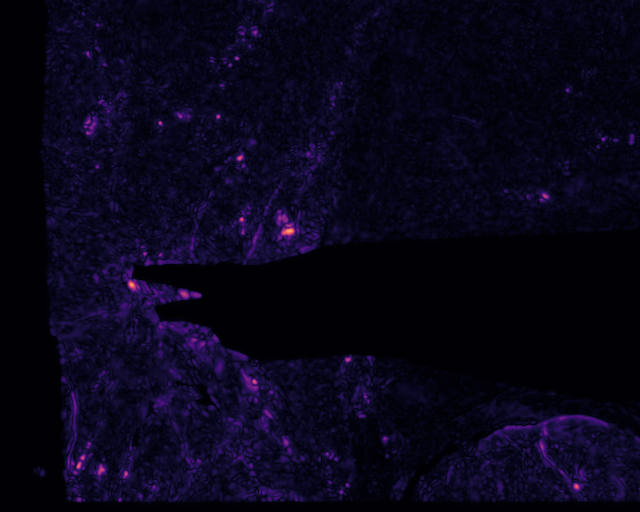
#> input picture flip.gt.pred.67ppd.ldr.png, 640 x 512 px
$ python depth_check.py --depth_path ../flip.gt.pred.67ppd.ldr.png
#> lines starting #> are read from the running program, lines starting #| are printed output that depends on the picture; after the words box and inside, x2 and y2 are one past the last pixel; in counts of white or black regions, pixels touching at a corner belong together
#
# depth_check.py
#
# Load a single depth image by path and plot its value distribution.
#
# Usage:
#   python depth_check.py --depth_path data/endonerf/cutting/depth/frame-000000.depth.png
#

import os
from argparse import ArgumentParser

import numpy as np
from PIL import Image

import matplotlib
matplotlib.use("Agg")  # headless-safe: no X display needed
import matplotlib.pyplot as plt


def load_depth(depth_path):
#> called with depth_path = '../flip.gt.pred.67ppd.ldr.png'
    depth = np.array(Image.open(depth_path))
#> depth is the input picture: shape (512, 640, 3); mean R, G, B 8.3, 5.4, 25.8
    if depth.ndim == 3:
        depth = depth[..., 0]
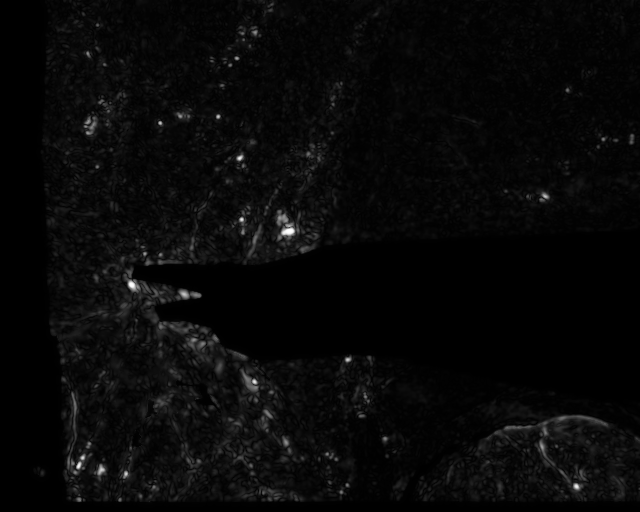
#> depth: shape (512, 640); min 0, max 254, mean 8.3
    return depth.astype(np.float32)


def gradient_stats(name, g):
    # summary stats on |gradient|, printed to help pick a huber_loss beta: beta should sit
    # somewhere between the "typical" magnitude (median/p90, real smooth-surface noise -- want
    # these squashed quadratically) and the "outlier" magnitude (p99/max, real discontinuities
    # like tissue folds or floater edges -- want these only penalized linearly, not exploded)
    ag = np.abs(g)
    print(f"|{name}|: min={ag.min():.4f} median={np.median(ag):.4f} mean={ag.mean():.4f} "
          f"p90={np.percentile(ag, 90):.4f} p99={np.percentile(ag, 99):.4f} max={ag.max():.4f}")


def main():
    parser = ArgumentParser(description="Plot the depth distribution of a single depth image")
    parser.add_argument("--depth_path", type=str, required=True, help="path to a depth image")
    parser.add_argument("--out_dir", type=str, default="test", help="output directory for the plot")
    parser.add_argument("--bins", type=int, default=100)
    parser.add_argument("--include_zero", action="store_true", help="include zero-depth (invalid) pixels")
    args = parser.parse_args()

    depth = load_depth(args.depth_path)
    valid = np.ones_like(depth, dtype=bool) if args.include_zero else depth != 0
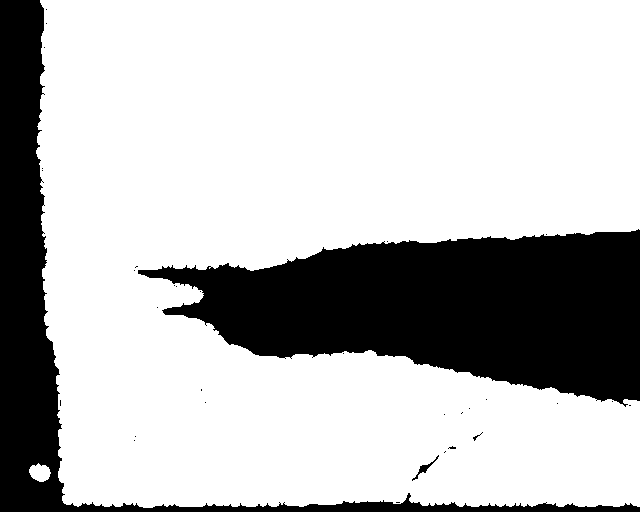
#> valid: shape (512, 640) bool; 74.6% white; 33 black regions (30 under 20 px), largest, box (x1, y1, x2, y2) and area: (138, 229, 640, 407) 54809, (0, 0, 640, 512) 28139, (412, 455, 439, 481) 108
    d = depth[valid]

    print(f"Depth image: {args.depth_path}")
    print(f"shape={depth.shape} dtype={depth.dtype}")
#| shape=(512, 640) dtype=float32
    print(f"valid pixels: {d.size}/{depth.size} ({100 * d.size / depth.size:.1f}%)")
#| valid pixels: 244548/327680 (74.6%)
    if d.size:
        print(f"min={d.min():.4f} p1={np.percentile(d, 1):.4f} median={np.median(d):.4f} "
              f"mean={d.mean():.4f} p99={np.percentile(d, 99):.4f} max={d.max():.4f}")
#| min=1.0000 p1=1.0000 median=7.0000 mean=11.1485 p99=69.0000 max=254.0000

    # dh/dw: same neighbor-difference huber_loss (utils/loss_utils.py) computes on rendered
    # depth; only keep a difference where both pixels it's computed from are valid, so a jump
    # across a real invalid-depth hole doesn't masquerade as a genuine discontinuity
    dh = depth[1:, :] - depth[:-1, :]
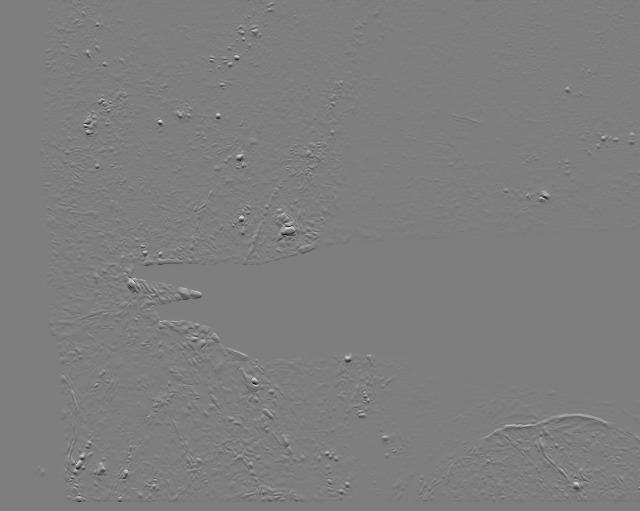
#> dh: shape (511, 640) float32; min -115, max 117, mean 0; drawn with min black and max white
    dh_valid = (valid[1:, :] & valid[:-1, :])
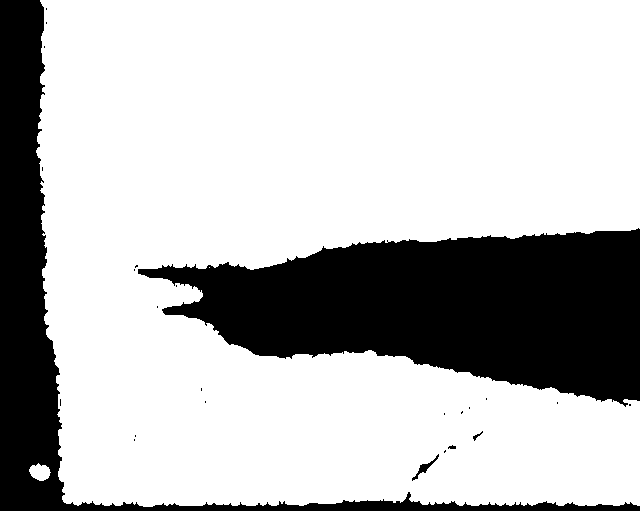
#> dh_valid: shape (511, 640) bool; 74.4% white; 25 black regions (20 under 20 px), largest, box (x1, y1, x2, y2) and area: (138, 228, 640, 407) 55384, (0, 0, 640, 511) 28244, (412, 454, 439, 481) 135, (473, 431, 483, 441) 29, (448, 445, 456, 449) 23
    dh = dh[dh_valid]
    dw = depth[:, 1:] - depth[:, :-1]
    dw_valid = (valid[:, 1:] & valid[:, :-1])
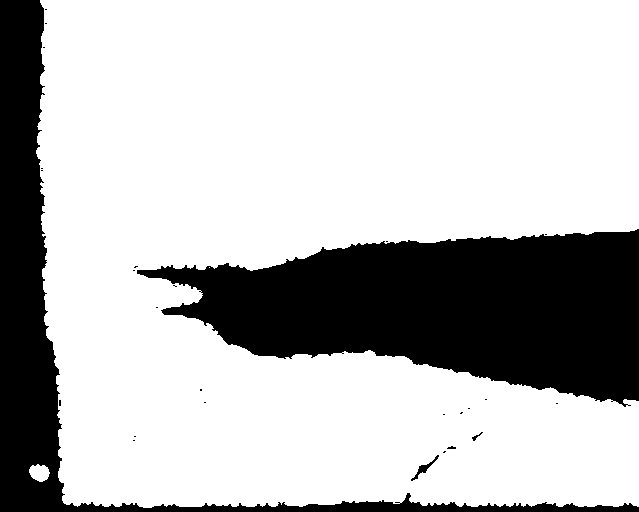
#> dw_valid: shape (512, 639) bool; 74.5% white; 27 black regions (23 under 20 px), largest, box (x1, y1, x2, y2) and area: (137, 229, 639, 407) 54968, (0, 0, 639, 512) 28311, (411, 455, 439, 481) 135, (472, 432, 483, 441) 28
    dw = dw[dw_valid]

    if dh.size:
        gradient_stats("dh", dh)
#| |dh|: min=0.0000 median=2.0000 mean=2.9028 p90=7.0000 p99=23.0000 max=117.0000
    if dw.size:
        gradient_stats("dw", dw)
#| |dw|: min=0.0000 median=1.0000 mean=2.8959 p90=7.0000 p99=24.0000 max=110.0000

    os.makedirs(args.out_dir, exist_ok=True)

    fig, axes = plt.subplots(2, 2, figsize=(12, 10))

    depth_vis = np.where(valid, depth, np.nan)
    im = axes[0, 0].imshow(depth_vis, cmap="turbo")
    axes[0, 0].set_title(os.path.basename(args.depth_path))
    axes[0, 0].axis("off")
    fig.colorbar(im, ax=axes[0, 0], fraction=0.046, pad=0.04)

    axes[0, 1].hist(d.ravel(), bins=args.bins, color="steelblue")
    if d.size:
        axes[0, 1].axvline(np.median(d), color="red", linestyle="--", linewidth=1, label=f"median={np.median(d):.2f}")
        axes[0, 1].legend()
    axes[0, 1].set_xlabel("Depth")
    axes[0, 1].set_ylabel("Pixel count")
    axes[0, 1].set_title("Depth distribution")

    for ax, (name, g) in zip(axes[1], [("dh", dh), ("dw", dw)]):
        if g.size:
            ax.hist(g.ravel(), bins=args.bins, color="darkorange")
            median, p90, p99 = np.median(np.abs(g)), np.percentile(np.abs(g), 90), np.percentile(np.abs(g), 99)
            for val, color, label in [
                (median, "red", f"median|.|={median:.3f}"),
                (p90, "green", f"p90|.|={p90:.3f}"),
                (p99, "purple", f"p99|.|={p99:.3f}"),
            ]:
                ax.axvline(val, color=color, linestyle="--", linewidth=1, label=label)
                ax.axvline(-val, color=color, linestyle="--", linewidth=1)
            ax.legend(fontsize=8)
        ax.set_xlabel(f"{name} (neighbor depth difference)")
        ax.set_ylabel("Pixel-pair count")
        ax.set_title(f"{name} distribution (candidate huber beta values marked)")
#> this loop made 2 passes
#> (name, median, p90, p99) on passes 1 to 2: ('dh', 2, 7, 23), ('dw', 1, 7, 24)

    fig.tight_layout()
    out_name = os.path.splitext(os.path.basename(args.depth_path))[0] + "_depth_check.png"
    out_path = os.path.join(args.out_dir, out_name)
    fig.savefig(out_path, dpi=150)
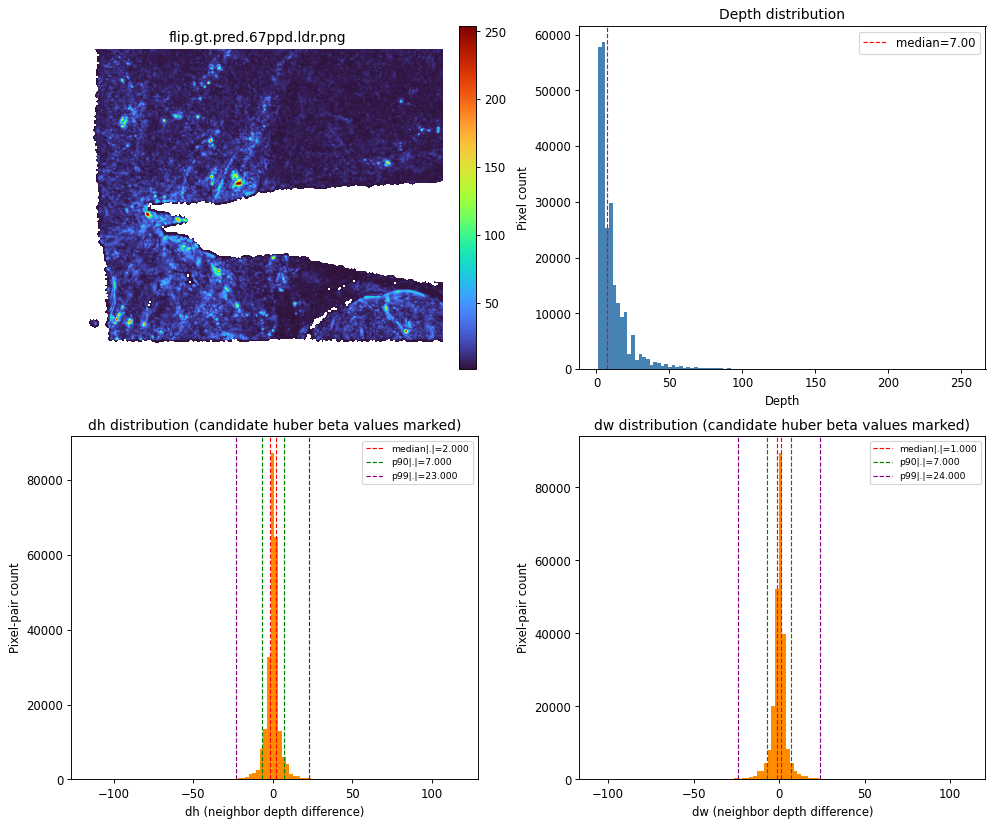
#> figure drawn by matplotlib, 5 panels; panel 2: tallest bar 58646 high, from x = 3.53 to 6.06; panel 3: tallest bar 87256 high, from x = -1.32 to 1; panel 4: tallest bar 89523 high, from x = -0.16 to 2
    print(f"Saved plot to {out_path}")


if __name__ == "__main__":
    main()
